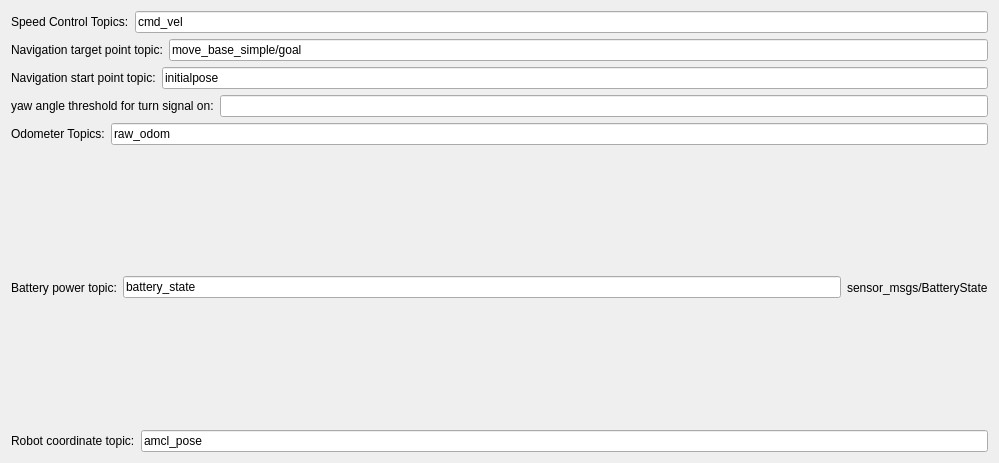
           <widget class="QWidget" name="page_3">
            <property name="geometry">
             <rect>
              <x>0</x>
              <y>0</y>
              <width>999</width>
              <height>463</height>
             </rect>
            </property>
            <attribute name="label">
             <string>Topic settings</string>
            </attribute>
            <layout class="QVBoxLayout" name="verticalLayout_17">
             <item>
              <layout class="QVBoxLayout" name="verticalLayout_6">
               <item>
                <layout class="QHBoxLayout" name="horizontalLayout_31">
                 <item>
                  <widget class="QLabel" name="label_14">
                   <property name="text">
                    <string>Speed Control Topics:</string>
                   </property>
                  </widget>
                 </item>
                 <item>
                  <widget class="QLineEdit" name="lineEdit_speed_topic">
                   <property name="text">
                    <string>cmd_vel</string>
                   </property>
                  </widget>
                 </item>
                </layout>
               </item>
               <item>
                <layout class="QHBoxLayout" name="horizontalLayout_30">
                 <item>
                  <widget class="QLabel" name="label_11">
                   <property name="text">
                    <string>Navigation target point topic:</string>
                   </property>
                  </widget>
                 </item>
                 <item>
                  <widget class="QLineEdit" name="lineEdit_goal_topic">
                   <property name="text">
                    <string>move_base_simple/goal</string>
                   </property>
                  </widget>
                 </item>
                </layout>
               </item>
               <item>
                <layout class="QHBoxLayout" name="horizontalLayout_29">
                 <item>
                  <widget class="QLabel" name="label_10">
                   <property name="text">
                    <string>Navigation start point topic:</string>
                   </property>
                  </widget>
                 </item>
                 <item>
                  <widget class="QLineEdit" name="lineEdit_start_postopic">
                   <property name="text">
                    <string>initialpose</string>
                   </property>
                  </widget>
                 </item>
                </layout>
               </item>
               <item>
                <layout class="QHBoxLayout" name="horizontalLayout_18">
                 <item>
                  <widget class="QLabel" name="label_8">
                   <property name="text">
                    <string>yaw angle threshold for turn signal on:</string>
                   </property>
                  </widget>
                 </item>
                 <item>
                  <widget class="QLineEdit" name="lineEdit_turnLightThre">
                   <property name="text">
                    <string/>
                   </property>
                  </widget>
                 </item>
                </layout>
               </item>
               <item>
                <layout class="QHBoxLayout" name="horizontalLayout_5">
                 <item>
                  <widget class="QLabel" name="label_15">
                   <property name="text">
                    <string>Odometer Topics:</string>
                   </property>
                  </widget>
                 </item>
                 <item>
                  <widget class="QLineEdit" name="lineEdit_odm">
                   <property name="text">
                    <string>raw_odom</string>
                   </property>
                  </widget>
                 </item>
                </layout>
               </item>
               <item>
                <layout class="QHBoxLayout" name="horizontalLayout_6">
                 <item>
                  <widget class="QLabel" name="label_16">
                   <property name="text">
                    <string>Battery power topic:</string>
                   </property>
                  </widget>
                 </item>
                 <item>
                  <widget class="QLineEdit" name="lineEdit_power">
                   <property name="text">
                    <string>battery_state</string>
                   </property>
                  </widget>
                 </item>
                 <item>
                  <widget class="QLabel" name="label_22">
                   <property name="text">
                    <string>sensor_msgs/BatteryState</string>
                   </property>
                  </widget>
                 </item>
                </layout>
               </item>
               <item>
                <layout class="QHBoxLayout" name="horizontalLayout_11"/>
               </item>
               <item>
                <layout class="QHBoxLayout" name="horizontalLayout_7">
                 <item>
                  <widget class="QLabel" name="label_3">
                   <property name="text">
                    <string>Robot coordinate topic:</string>
                   </property>
                  </widget>
                 </item>
                 <item>
                  <widget class="QLineEdit" name="lineEdit">
                   <property name="text">
                    <string>amcl_pose</string>
                   </property>
                  </widget>
                 </item>
                </layout>
               </item>
              </layout>
             </item>
            </layout>
           </widget>
